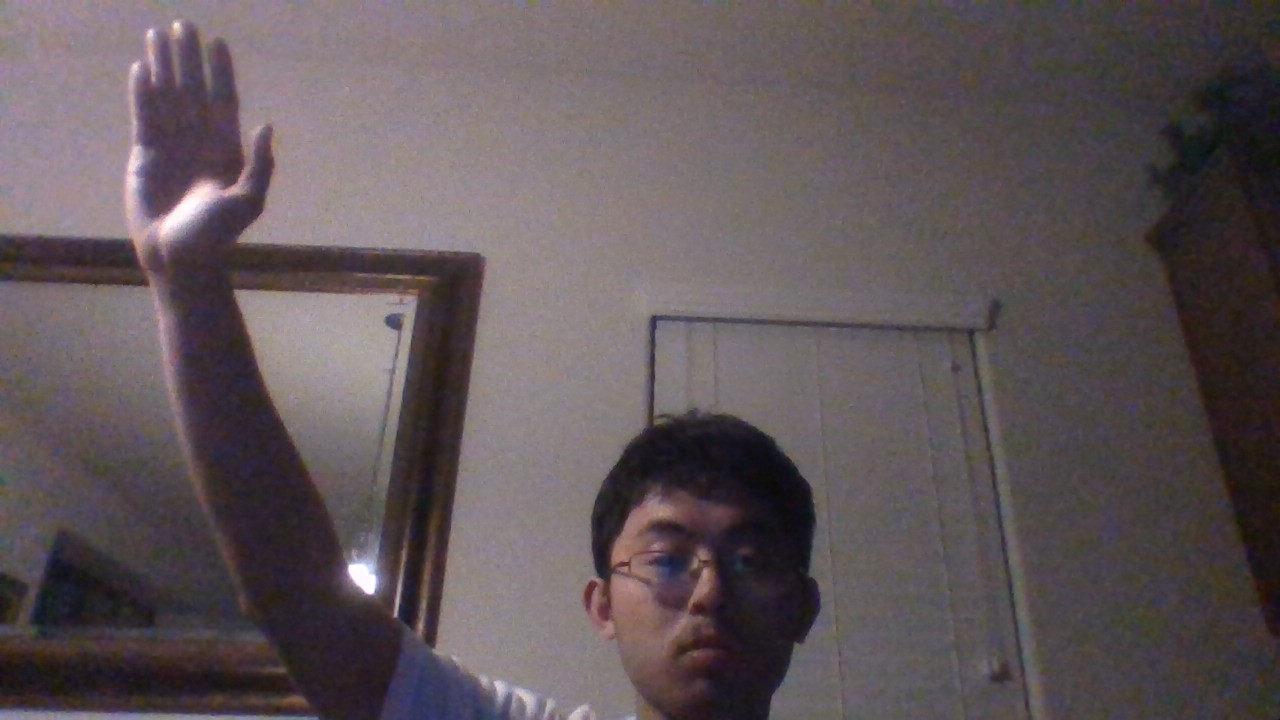
#> input picture vision/WIN_20200414_03_07_38_Pro.jpg, 1280 x 720 px, given in place of the camera
$ python read_video.py
#> lines starting #> are read from the running program, lines starting #| are printed output that depends on the picture
# importing libraries
import numpy as np
import cv2

# creating object
#fgbg1 = cv2.bgsegm.createBackgroundSubtractorMOG();
fgbg2 = cv2.createBackgroundSubtractorMOG2(); kernel = cv2.getStructuringElement(cv2.MORPH_ELLIPSE, (3, 3));

#fgbg3 = cv2.bgsegm.createBackgroundSubtractorGMG();

# capture frames from a camera
cap = cv2.VideoCapture(0);
while(1):
	# read frames
	ret, img = cap.read();
#> img is the input picture: shape (720, 1280, 3); mean B, G, R 88.8, 85.6, 95.7

	gray = cv2.cvtColor(img, cv2.COLOR_BGR2GRAY); cv2.imshow('gray', gray); #fgmask2 = fgbg2.apply(img);      fgmask2= cv2.morphologyEx(fgmask2, cv2.MORPH_OPEN, kernel);   canny = cv2.Canny(fgmask2, 50, 200); cv2.imshow('canny', canny);  smooth = cv2.blur(canny,(5,5)); cv2.imshow('canny smooth', smooth);#	fgmask3 = fgbg3.apply(img);
#> after `gray = cv2.cvtColor(img, cv2.COLOR_BGR2GRAY)`:
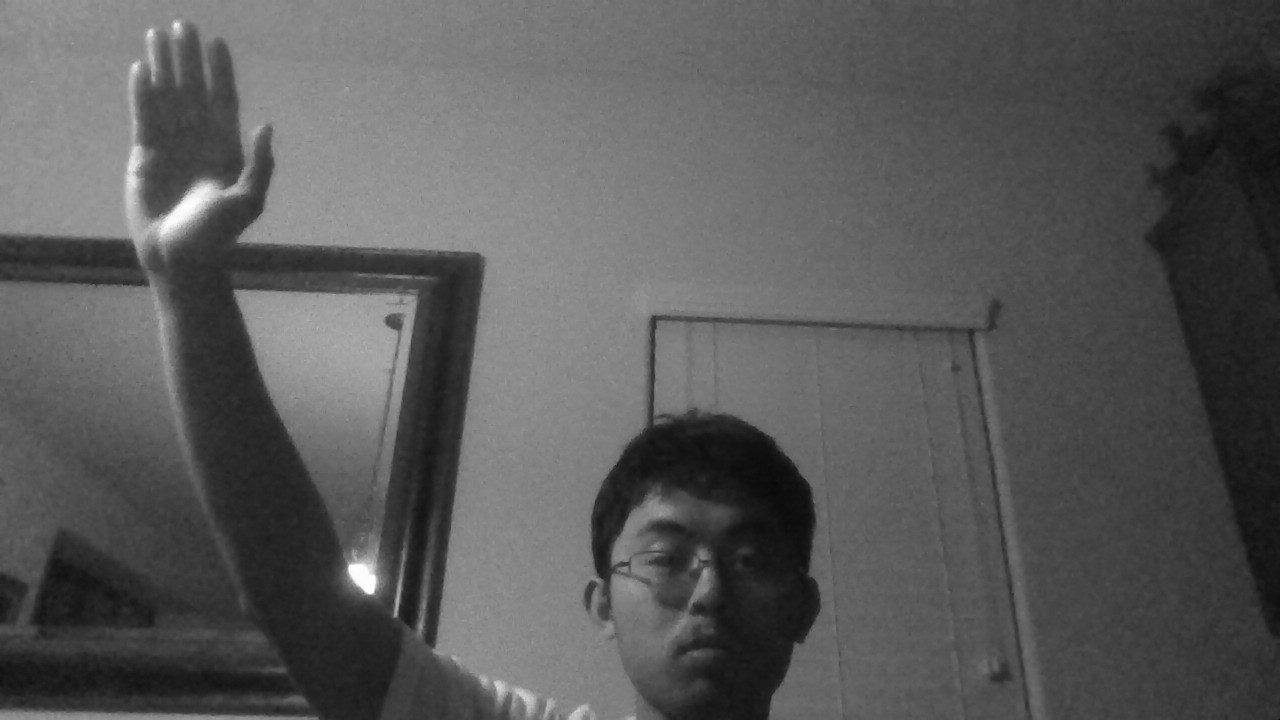
#> gray: shape (720, 1280); min 10, max 255, mean 89
	hsv_nemo = cv2.cvtColor(img, cv2.COLOR_RGB2HSV); cv2.imshow('hsv', hsv_nemo);
#> after `hsv_nemo = cv2.cvtColor(img, cv2.COLOR_RGB2HSV)`: hsv_nemo: shape (720, 1280, 3); mean H, S, V 126.9, 38.6, 96.7
	hsv_edge = cv2.Canny(hsv_nemo, 75, 275); cv2.imshow('hsv_edge', hsv_edge); blurred = cv2.blur(hsv_edge,(5,5)); cv2.imshow('blur', blurred);
#> after `hsv_edge = cv2.Canny(hsv_nemo, 75, 275)`:
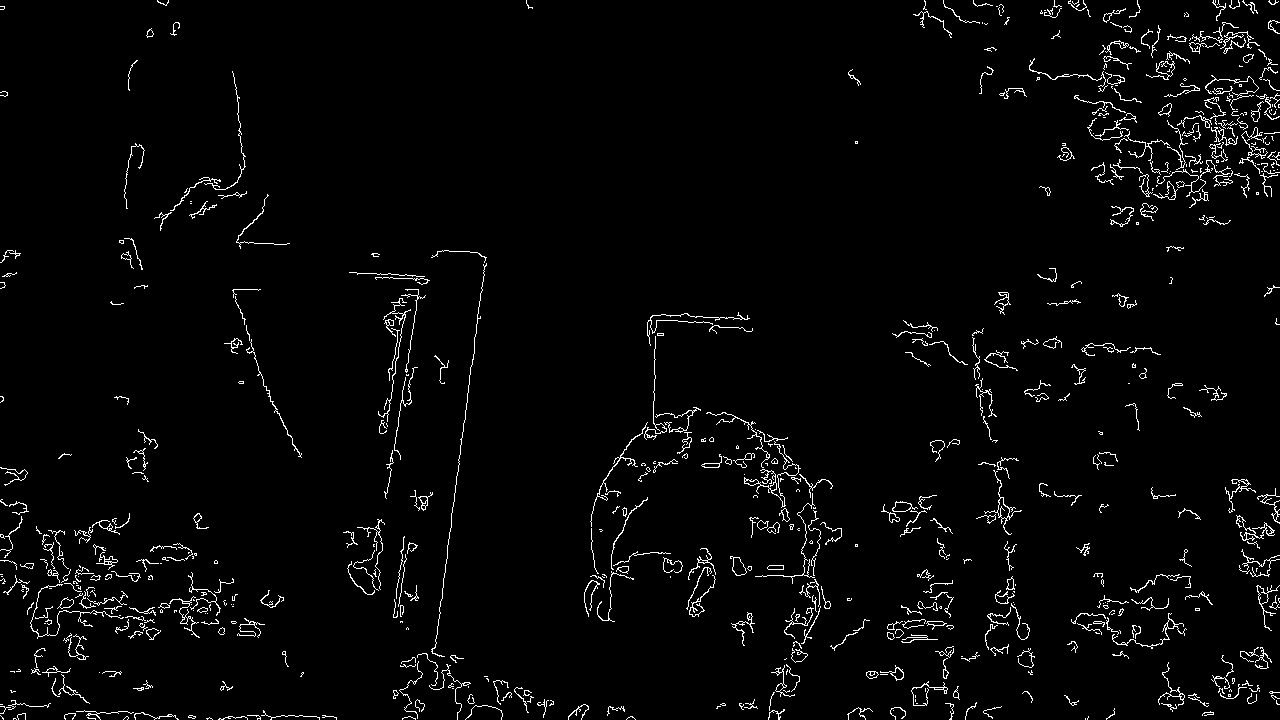
#> hsv_edge: shape (720, 1280); 2.7% white in thin lines or dots
#> after `blurred = cv2.blur(hsv_edge, (5, 5))`:
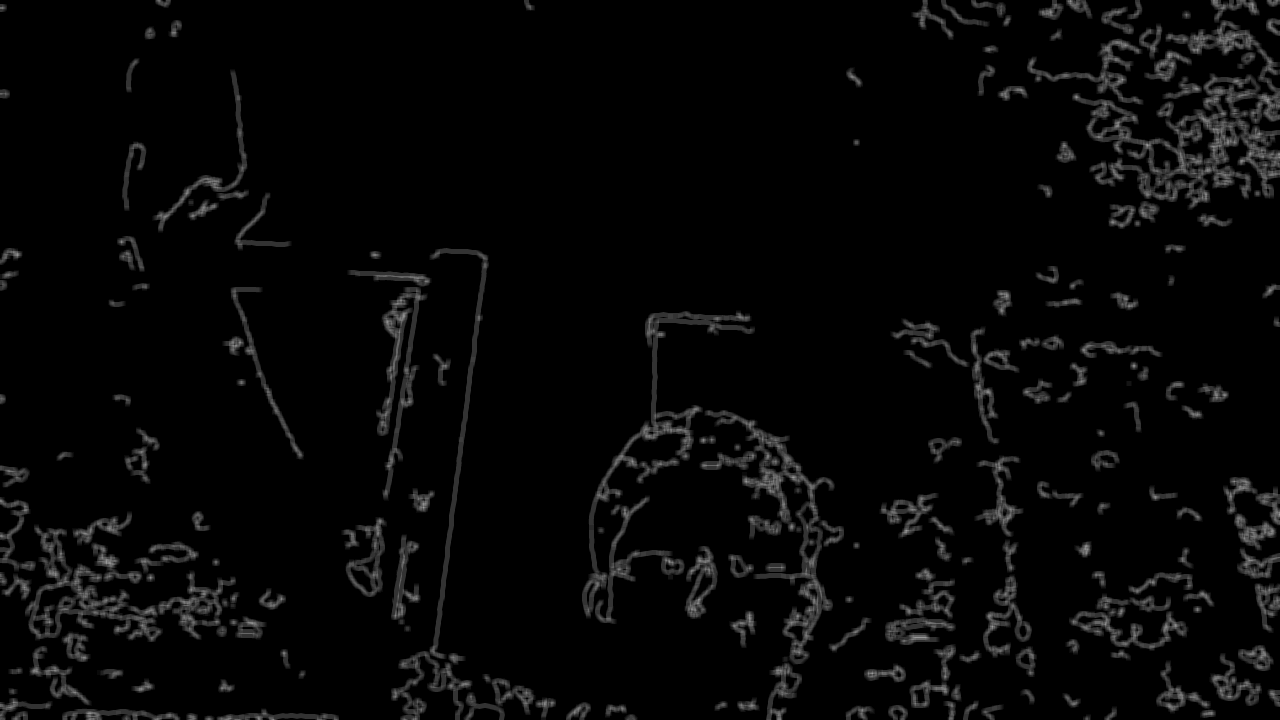
#> blurred: shape (720, 1280); min 0, max 153, mean 7

    # Finding unknown region
    # (thresh, binimage) = cv2.threshold(smooth, 75, 255, cv2.THRESH_BINARY); cv2.imshow('bw smooth', binimage);
	#cv2.imshow('MOG2', fgmask2);print(img.shape, fgmask2.shape, canny.shape, smooth.shape, binimage.shape)

	k = cv2.waitKey(30) & 0xff;
#> (key Esc is pressed here)
	if k == 27:
		break;

cap.release();
cv2.destroyAllWindows();

$ run again, on vision/WIN_20200414_03_07_44_Pro.jpg
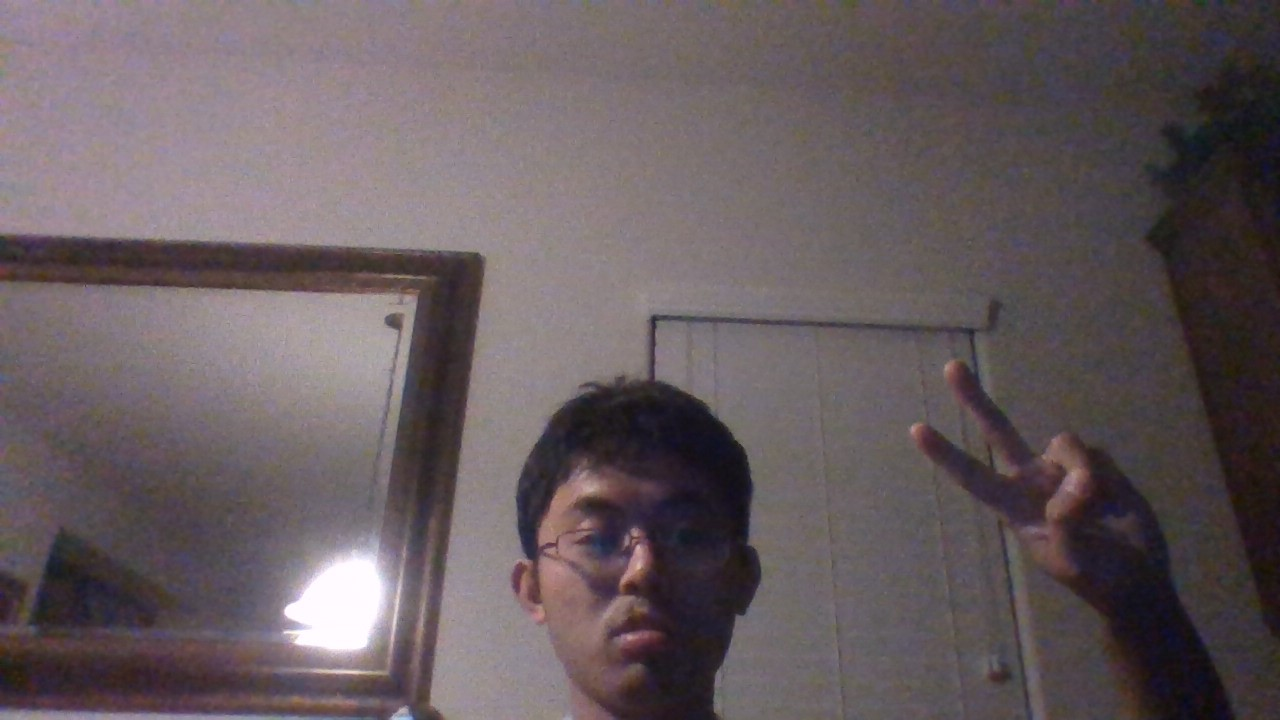
#> input picture vision/WIN_20200414_03_07_44_Pro.jpg, 1280 x 720 px, given in place of the camera
#> img is the input picture: shape (720, 1280, 3); mean B, G, R 94.7, 91.4, 102.3
#> hsv_nemo: shape (720, 1280, 3); mean H, S, V 128.7, 38, 103.1
#> `hsv_edge = cv2.Canny(hsv_nemo, 75, 275)`:
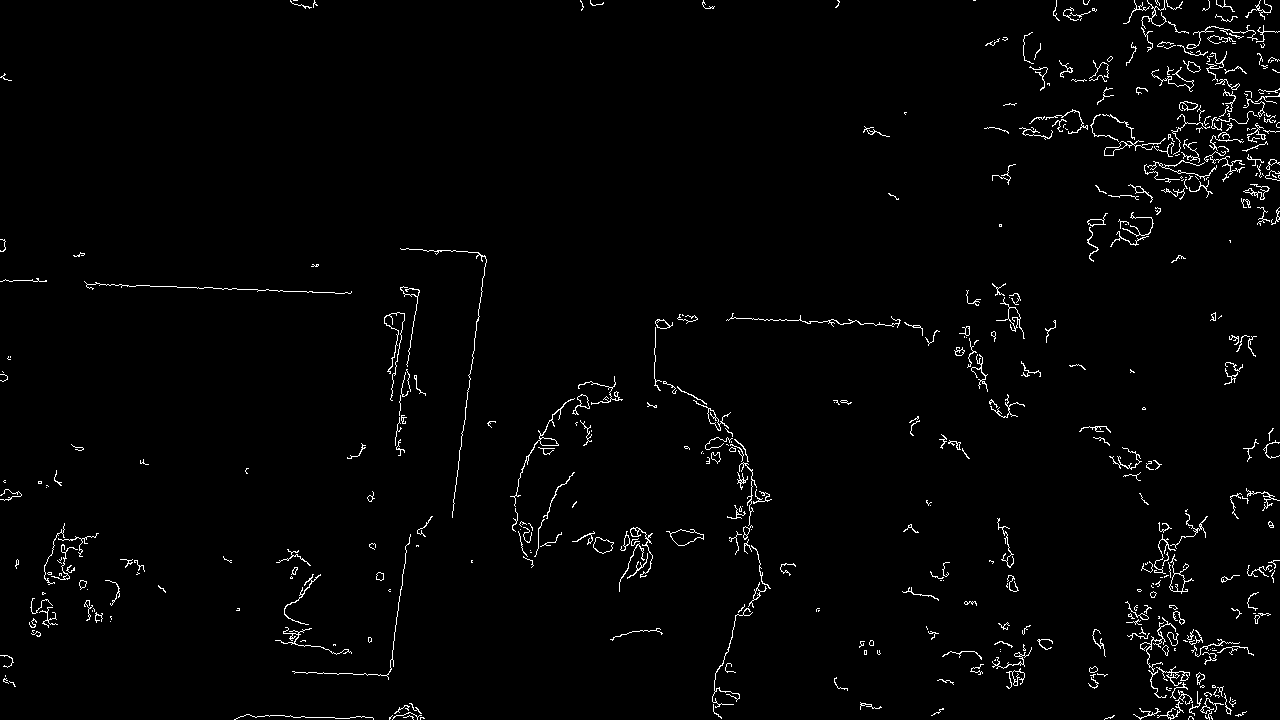
#> hsv_edge: shape (720, 1280); 1.9% white in thin lines or dots
#> `blurred = cv2.blur(hsv_edge, (5, 5))`:
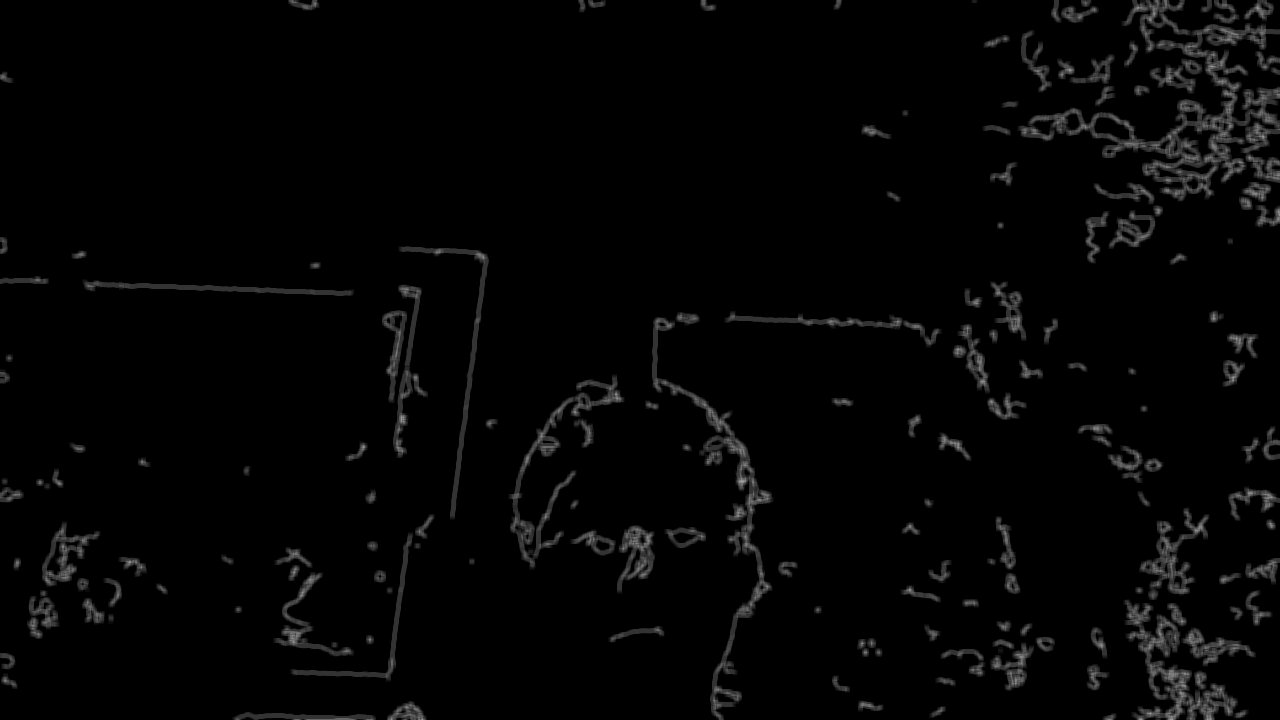
#> blurred: shape (720, 1280); min 0, max 163, mean 4.8

$ run again, on vision/WIN_20200414_03_07_51_Pro.jpg
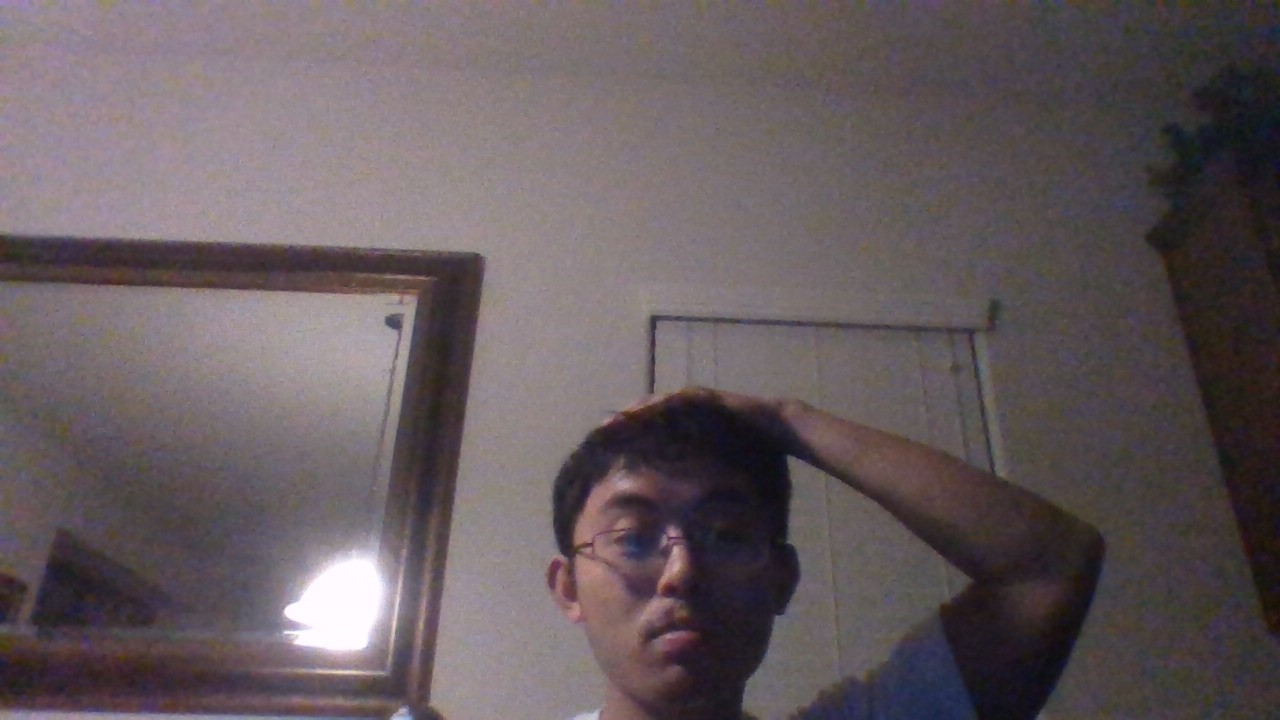
#> input picture vision/WIN_20200414_03_07_51_Pro.jpg, 1280 x 720 px, given in place of the camera
#> img is the input picture: shape (720, 1280, 3); mean B, G, R 94.3, 90.9, 101.3
#> hsv_nemo: shape (720, 1280, 3); mean H, S, V 127, 37.9, 102.4
#> `hsv_edge = cv2.Canny(hsv_nemo, 75, 275)`:
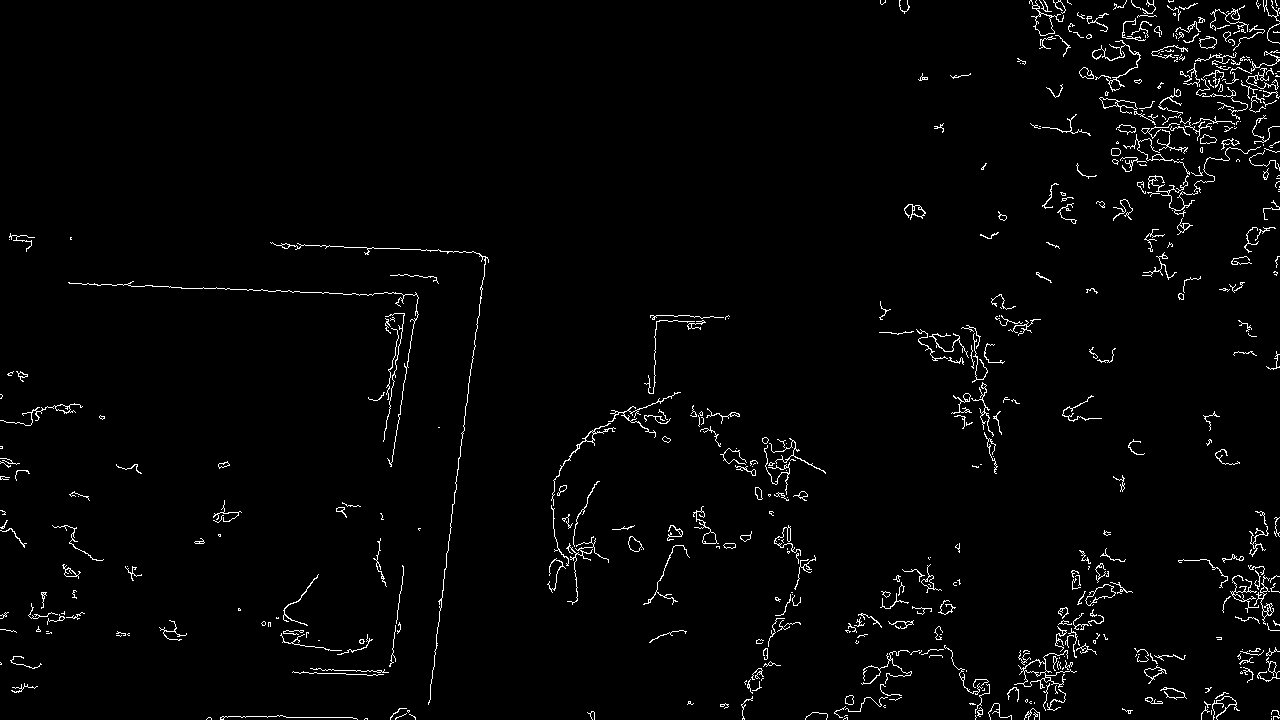
#> hsv_edge: shape (720, 1280); 2.2% white in thin lines or dots
#> `blurred = cv2.blur(hsv_edge, (5, 5))`:
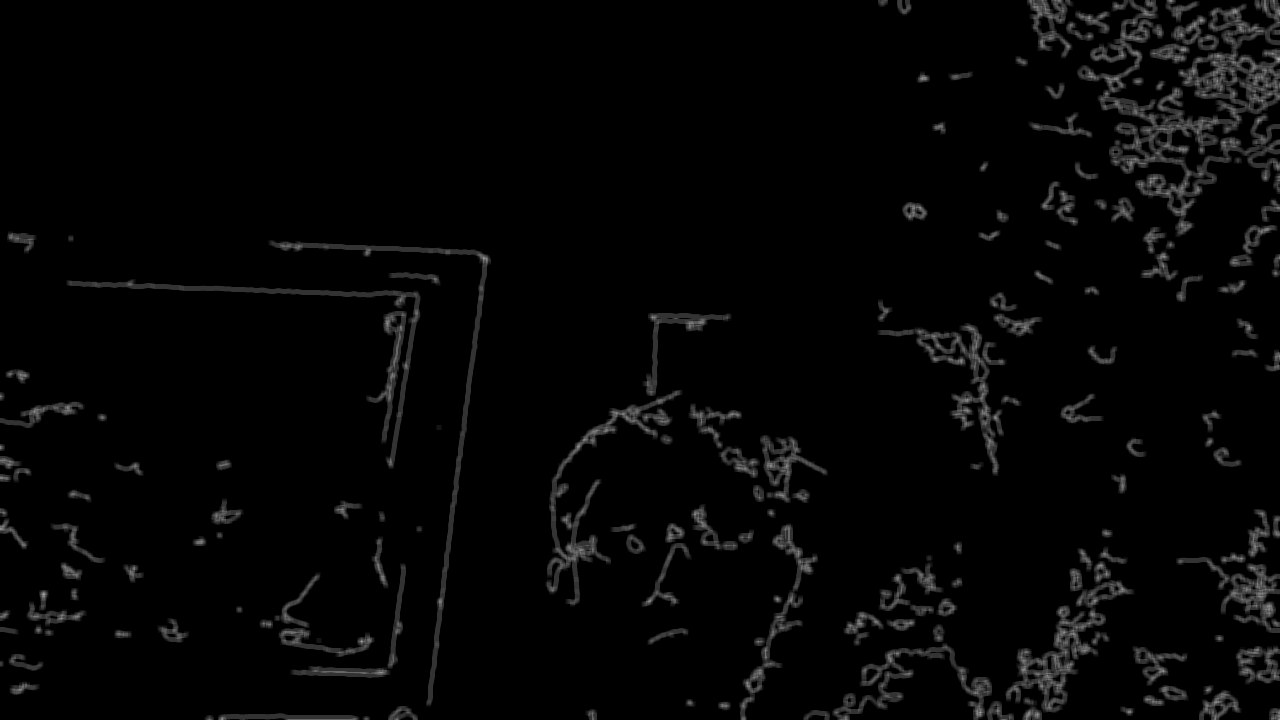
#> blurred: shape (720, 1280); min 0, max 173, mean 5.5
